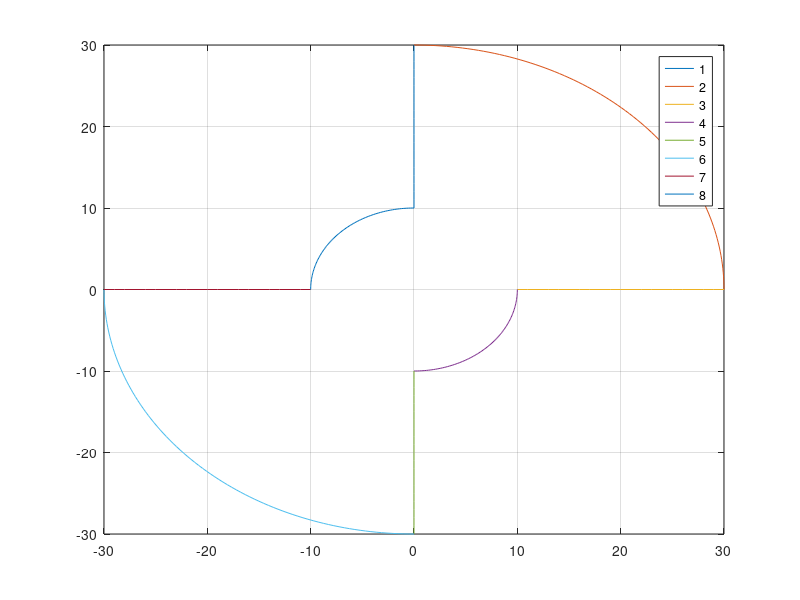

Write MATLAB code to recreate this figure. (Note: this script raises an error after producing the figure.)
clearvars;
close all;
clc;

set(0, 'DefaultFigureWindowStyle', 'docked');
%%
% Algorithm selection
% --------------------------
%       newton          = 1
%       gradient        = 2
%       hybrid          = 3
%       reverse         = 4
algorithm = 4;
draw = 1;       % draw the path
T = 0.1;
res = 1/T;      % resolution
max_iter = 100;
tollerance = 1e-3;
error = zeros(1, max_iter*8);   % 8 paths
q = zeros(2, max_iter*8);       
L1 = 1*res;
L2 = 2*res;
re = L2+L1;
ri = L2-L1;

% Direct kinematic
%  ------------------------------
% x = L1*cos(q1) + L2*cos(q1+q2);
% x = L1*sin(q1) + L2*sin(q1+q2);

gc = 0;  % global counter
lc = 0;  % local counter
%%
p1 = [zeros(1, L2+1); (ri : re)];                           % PI/2
p2 = [re*cos(pi/2:-pi/180:0); re*sin(pi/2:-pi/180:0)];      % ext1             % ext1
p3 = [(ri : re); zeros(1, L2+1)];                           % 0
p4 = [ri*cos(0:-pi/180:-pi/2); ri*sin(0:-pi/180:-pi/2)];    % int1
p5 = [zeros(1, L2+1); -(ri : re)];                          % -PI/2
p6 = [re*cos(-pi/2:-pi/180:-pi); re*sin(-pi/2:-pi/180:-pi)];% ext2
p7 = [-(ri : re); -zeros(1, L2+1)];                         % PI
p8 = [ri*cos(pi:-pi/180:pi/2); ri*sin(pi:-pi/180:pi/2)];    % int2
if (draw)
    close(figure(1));
    figure(1);
    plot(p1(1,:), p1(2,:));    
    hold on;
    plot(p2(1,:), p2(2,:));    
    plot(p3(1,:), p3(2,:));    
    plot(p4(1,:), p4(2,:));    
    plot(p5(1,:), p5(2,:));    
    plot(p6(1,:), p6(2,:));    
    plot(p7(1,:), p7(2,:));    
    plot(p8(1,:), p8(2,:));    
    legend('1', '2', '3', '4', '5', '6', '7', '8');
    grid on;
    hold off;
end
%%
clc;
q_curr = [pi/4; pi/4];

syms q1 q2
F = ([L1*cos(q1) + L2*cos(q1+q2); L1*sin(q1) + L2*sin(q1+q2)]);
J = matlabFunction(jacobian(F, [q1 q2]));
F = matlabFunction(F);

switch (algorithm)
    case 0,
        fprintf('!!! WARNING: algorithm not selected\n\n');
    % Newton
    case 1,
        q_curr = newton(tollerance, q_curr, F, J, (10:20), (10:20));
    % Gradient
    case 2,
        q_curr = gradient(tollerance, q_curr, F, J, (10:20), (10:20));
    % Hybrid
    case 3,
    % Reverse
    case 4,
        q_curr = reverse(F, L1, L2, p1(1,:), p1(2,:));
end